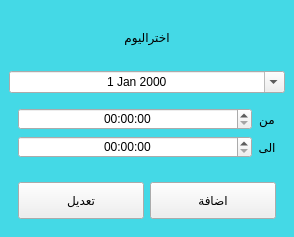
<?xml version="1.0" encoding="UTF-8"?>
<ui version="4.0">
 <class>Form</class>
 <widget class="QWidget" name="Form">
  <property name="geometry">
   <rect>
    <x>0</x>
    <y>0</y>
    <width>294</width>
    <height>237</height>
   </rect>
  </property>
  <property name="windowTitle">
   <string>Form</string>
  </property>
  <layout class="QVBoxLayout" name="verticalLayout">
   <property name="spacing">
    <number>0</number>
   </property>
   <property name="margin">
    <number>0</number>
   </property>
   <item>
    <widget class="QWidget" name="widget" native="true">
     <property name="styleSheet">
      <string notr="true">.QWidget { background: #44D9E6; }</string>
     </property>
     <layout class="QVBoxLayout" name="verticalLayout_2">
      <item>
       <widget class="QLabel" name="label">
        <property name="text">
         <string>اختراليوم</string>
        </property>
        <property name="alignment">
         <set>Qt::AlignCenter</set>
        </property>
       </widget>
      </item>
      <item>
       <widget class="QDateEdit" name="date_edt">
        <property name="alignment">
         <set>Qt::AlignCenter</set>
        </property>
        <property name="calendarPopup">
         <bool>true</bool>
        </property>
       </widget>
      </item>
      <item>
       <widget class="QWidget" name="widget_2" native="true">
        <layout class="QGridLayout" name="gridLayout">
         <item row="1" column="1">
          <widget class="QLabel" name="label_3">
           <property name="text">
            <string>الى</string>
           </property>
           <property name="alignment">
            <set>Qt::AlignCenter</set>
           </property>
          </widget>
         </item>
         <item row="0" column="1">
          <widget class="QLabel" name="label_2">
           <property name="text">
            <string>من</string>
           </property>
           <property name="alignment">
            <set>Qt::AlignCenter</set>
           </property>
          </widget>
         </item>
         <item row="1" column="0">
          <widget class="QTimeEdit" name="t2">
           <property name="sizePolicy">
            <sizepolicy hsizetype="Expanding" vsizetype="Fixed">
             <horstretch>0</horstretch>
             <verstretch>0</verstretch>
            </sizepolicy>
           </property>
           <property name="alignment">
            <set>Qt::AlignCenter</set>
           </property>
          </widget>
         </item>
         <item row="0" column="0">
          <widget class="QTimeEdit" name="t1">
           <property name="sizePolicy">
            <sizepolicy hsizetype="Expanding" vsizetype="Fixed">
             <horstretch>0</horstretch>
             <verstretch>0</verstretch>
            </sizepolicy>
           </property>
           <property name="alignment">
            <set>Qt::AlignCenter</set>
           </property>
          </widget>
         </item>
        </layout>
       </widget>
      </item>
      <item>
       <widget class="QWidget" name="widget_3" native="true">
        <layout class="QHBoxLayout" name="horizontalLayout">
         <item>
          <widget class="QPushButton" name="edt_btn">
           <property name="sizePolicy">
            <sizepolicy hsizetype="Minimum" vsizetype="Preferred">
             <horstretch>0</horstretch>
             <verstretch>0</verstretch>
            </sizepolicy>
           </property>
           <property name="text">
            <string>تعديل</string>
           </property>
           <property name="icon">
            <iconset resource="../views/source.qrc">
             <normaloff>:/n/img/edit-document.png</normaloff>:/n/img/edit-document.png</iconset>
           </property>
           <property name="iconSize">
            <size>
             <width>30</width>
             <height>30</height>
            </size>
           </property>
          </widget>
         </item>
         <item>
          <widget class="QPushButton" name="add_btn">
           <property name="sizePolicy">
            <sizepolicy hsizetype="Minimum" vsizetype="Preferred">
             <horstretch>0</horstretch>
             <verstretch>0</verstretch>
            </sizepolicy>
           </property>
           <property name="text">
            <string>اضافة</string>
           </property>
           <property name="icon">
            <iconset resource="../views/source.qrc">
             <normaloff>:/n/img/Plus-500.png</normaloff>:/n/img/Plus-500.png</iconset>
           </property>
           <property name="iconSize">
            <size>
             <width>30</width>
             <height>30</height>
            </size>
           </property>
          </widget>
         </item>
        </layout>
       </widget>
      </item>
     </layout>
    </widget>
   </item>
  </layout>
 </widget>
 <resources>
  <include location="../views/source.qrc"/>
 </resources>
 <connections/>
</ui>
